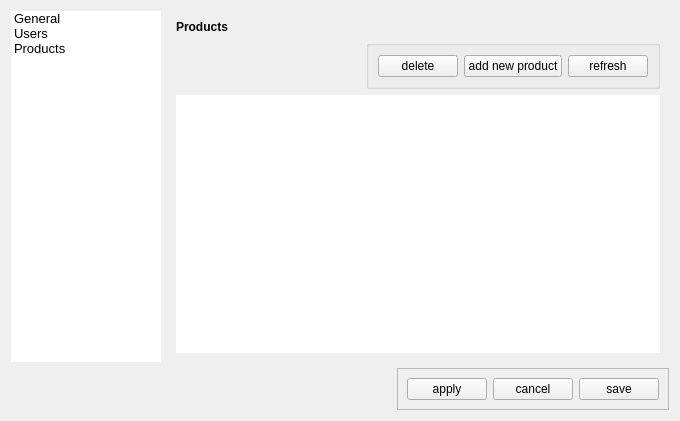
<?xml version="1.0" encoding="UTF-8"?>
<ui version="4.0">
 <class>SettingsDialog</class>
 <widget class="QDialog" name="SettingsDialog">
  <property name="geometry">
   <rect>
    <x>0</x>
    <y>0</y>
    <width>680</width>
    <height>421</height>
   </rect>
  </property>
  <property name="font">
   <font>
    <family>Segoe UI</family>
    <pointsize>9</pointsize>
   </font>
  </property>
  <property name="windowTitle">
   <string>Settings</string>
  </property>
  <property name="modal">
   <bool>true</bool>
  </property>
  <layout class="QGridLayout" name="gridLayout">
   <item row="0" column="0">
    <layout class="QHBoxLayout" name="horizontalLayout_2">
     <item>
      <widget class="QListWidget" name="listWidget">
       <property name="minimumSize">
        <size>
         <width>150</width>
         <height>0</height>
        </size>
       </property>
       <property name="maximumSize">
        <size>
         <width>150</width>
         <height>16777215</height>
        </size>
       </property>
       <property name="frameShape">
        <enum>QFrame::NoFrame</enum>
       </property>
       <property name="frameShadow">
        <enum>QFrame::Plain</enum>
       </property>
       <property name="editTriggers">
        <set>QAbstractItemView::NoEditTriggers</set>
       </property>
       <property name="alternatingRowColors">
        <bool>false</bool>
       </property>
       <property name="selectionBehavior">
        <enum>QAbstractItemView::SelectRows</enum>
       </property>
       <property name="spacing">
        <number>5</number>
       </property>
       <property name="uniformItemSizes">
        <bool>true</bool>
       </property>
       <property name="selectionRectVisible">
        <bool>true</bool>
       </property>
       <property name="currentRow">
        <number>-1</number>
       </property>
       <item>
        <property name="text">
         <string>General</string>
        </property>
        <property name="font">
         <font>
          <family>Segoe UI</family>
          <pointsize>10</pointsize>
         </font>
        </property>
        <property name="flags">
         <set>ItemIsSelectable|ItemIsEnabled</set>
        </property>
       </item>
       <item>
        <property name="text">
         <string>Users</string>
        </property>
        <property name="font">
         <font>
          <family>Segoe UI</family>
          <pointsize>10</pointsize>
         </font>
        </property>
       </item>
       <item>
        <property name="text">
         <string>Products</string>
        </property>
        <property name="font">
         <font>
          <family>Segoe UI</family>
          <pointsize>10</pointsize>
         </font>
        </property>
       </item>
      </widget>
     </item>
     <item>
      <widget class="QStackedWidget" name="stackedWidget">
       <property name="currentIndex">
        <number>2</number>
       </property>
       <widget class="QWidget" name="page">
        <layout class="QVBoxLayout" name="verticalLayout_4">
         <item>
          <widget class="QLabel" name="label">
           <property name="font">
            <font>
             <weight>75</weight>
             <bold>true</bold>
            </font>
           </property>
           <property name="text">
            <string>General </string>
           </property>
          </widget>
         </item>
         <item>
          <layout class="QFormLayout" name="formLayout">
           <property name="horizontalSpacing">
            <number>20</number>
           </property>
           <property name="verticalSpacing">
            <number>20</number>
           </property>
           <item row="0" column="0">
            <widget class="QLabel" name="label_2">
             <property name="text">
              <string>Business name</string>
             </property>
            </widget>
           </item>
           <item row="0" column="1">
            <widget class="QLineEdit" name="lineEdit_biz"/>
           </item>
           <item row="1" column="0">
            <widget class="QLabel" name="label_3">
             <property name="text">
              <string>Phone No</string>
             </property>
            </widget>
           </item>
           <item row="1" column="1">
            <widget class="QLineEdit" name="lineEdit_phone">
             <property name="inputMethodHints">
              <set>Qt::ImhDialableCharactersOnly</set>
             </property>
            </widget>
           </item>
           <item row="2" column="0">
            <widget class="QLabel" name="label_4">
             <property name="text">
              <string>Address</string>
             </property>
            </widget>
           </item>
           <item row="3" column="0">
            <widget class="QLabel" name="label_5">
             <property name="text">
              <string>Currency</string>
             </property>
            </widget>
           </item>
           <item row="3" column="1">
            <widget class="QComboBox" name="comboBox_currency">
             <property name="currentText">
              <string/>
             </property>
            </widget>
           </item>
           <item row="4" column="0">
            <widget class="QLabel" name="label_6">
             <property name="text">
              <string>Tax rate (percentage)</string>
             </property>
            </widget>
           </item>
           <item row="4" column="1">
            <widget class="QLineEdit" name="lineEdit_tax">
             <property name="inputMethodHints">
              <set>Qt::ImhDigitsOnly</set>
             </property>
            </widget>
           </item>
           <item row="2" column="1">
            <widget class="QTextEdit" name="textEdit_address"/>
           </item>
          </layout>
         </item>
        </layout>
       </widget>
       <widget class="QWidget" name="page_2">
        <layout class="QVBoxLayout" name="verticalLayout">
         <item>
          <widget class="QLabel" name="label_7">
           <property name="font">
            <font>
             <weight>75</weight>
             <bold>true</bold>
            </font>
           </property>
           <property name="text">
            <string>Users</string>
           </property>
          </widget>
         </item>
         <item>
          <layout class="QVBoxLayout" name="verticalLayout_2">
           <item alignment="Qt::AlignRight">
            <widget class="QGroupBox" name="usersGroupBox">
             <property name="maximumSize">
              <size>
               <width>450</width>
               <height>16777215</height>
              </size>
             </property>
             <property name="alignment">
              <set>Qt::AlignRight|Qt::AlignTrailing|Qt::AlignVCenter</set>
             </property>
             <layout class="QHBoxLayout" name="horizontalLayout_3">
              <property name="spacing">
               <number>5</number>
              </property>
              <item>
               <widget class="QPushButton" name="changePassButton">
                <property name="focusPolicy">
                 <enum>Qt::ClickFocus</enum>
                </property>
                <property name="text">
                 <string>change password</string>
                </property>
               </widget>
              </item>
              <item alignment="Qt::AlignRight">
               <widget class="QPushButton" name="pushButton_5">
                <property name="focusPolicy">
                 <enum>Qt::ClickFocus</enum>
                </property>
                <property name="text">
                 <string>delete user</string>
                </property>
               </widget>
              </item>
              <item alignment="Qt::AlignRight">
               <widget class="QPushButton" name="pushButton_4">
                <property name="focusPolicy">
                 <enum>Qt::ClickFocus</enum>
                </property>
                <property name="text">
                 <string>add new user</string>
                </property>
               </widget>
              </item>
              <item>
               <widget class="QPushButton" name="pushButton_9">
                <property name="text">
                 <string>refresh</string>
                </property>
               </widget>
              </item>
             </layout>
            </widget>
           </item>
           <item>
            <widget class="QTableView" name="usersTableView">
             <property name="autoFillBackground">
              <bool>false</bool>
             </property>
             <property name="frameShape">
              <enum>QFrame::NoFrame</enum>
             </property>
             <property name="frameShadow">
              <enum>QFrame::Plain</enum>
             </property>
             <property name="alternatingRowColors">
              <bool>true</bool>
             </property>
             <property name="selectionMode">
              <enum>QAbstractItemView::SingleSelection</enum>
             </property>
             <property name="selectionBehavior">
              <enum>QAbstractItemView::SelectRows</enum>
             </property>
             <property name="showGrid">
              <bool>false</bool>
             </property>
             <attribute name="horizontalHeaderDefaultSectionSize">
              <number>150</number>
             </attribute>
             <attribute name="horizontalHeaderStretchLastSection">
              <bool>true</bool>
             </attribute>
            </widget>
           </item>
          </layout>
         </item>
        </layout>
       </widget>
       <widget class="QWidget" name="page_3">
        <layout class="QVBoxLayout" name="verticalLayout_5">
         <item>
          <widget class="QLabel" name="label_8">
           <property name="font">
            <font>
             <weight>75</weight>
             <bold>true</bold>
            </font>
           </property>
           <property name="text">
            <string>Products</string>
           </property>
          </widget>
         </item>
         <item>
          <layout class="QVBoxLayout" name="verticalLayout_3">
           <item alignment="Qt::AlignRight">
            <widget class="QGroupBox" name="productsGroupBox">
             <property name="maximumSize">
              <size>
               <width>350</width>
               <height>16777215</height>
              </size>
             </property>
             <layout class="QHBoxLayout" name="horizontalLayout_4">
              <item alignment="Qt::AlignRight">
               <widget class="QPushButton" name="pushButton_8">
                <property name="focusPolicy">
                 <enum>Qt::TabFocus</enum>
                </property>
                <property name="text">
                 <string>delete</string>
                </property>
               </widget>
              </item>
              <item alignment="Qt::AlignRight">
               <widget class="QPushButton" name="pushButton_7">
                <property name="focusPolicy">
                 <enum>Qt::TabFocus</enum>
                </property>
                <property name="text">
                 <string>add new product</string>
                </property>
               </widget>
              </item>
              <item>
               <widget class="QPushButton" name="pushButton_10">
                <property name="text">
                 <string>refresh</string>
                </property>
               </widget>
              </item>
             </layout>
            </widget>
           </item>
           <item>
            <widget class="QTableView" name="psTableView">
             <property name="frameShape">
              <enum>QFrame::NoFrame</enum>
             </property>
             <property name="frameShadow">
              <enum>QFrame::Plain</enum>
             </property>
             <property name="alternatingRowColors">
              <bool>true</bool>
             </property>
             <property name="showGrid">
              <bool>false</bool>
             </property>
             <attribute name="horizontalHeaderDefaultSectionSize">
              <number>150</number>
             </attribute>
             <attribute name="horizontalHeaderStretchLastSection">
              <bool>true</bool>
             </attribute>
            </widget>
           </item>
          </layout>
         </item>
        </layout>
       </widget>
      </widget>
     </item>
    </layout>
   </item>
   <item row="1" column="0" alignment="Qt::AlignRight">
    <widget class="QFrame" name="bottomGroupBox">
     <property name="maximumSize">
      <size>
       <width>300</width>
       <height>16777215</height>
      </size>
     </property>
     <property name="frameShape">
      <enum>QFrame::StyledPanel</enum>
     </property>
     <property name="frameShadow">
      <enum>QFrame::Raised</enum>
     </property>
     <layout class="QHBoxLayout" name="horizontalLayout">
      <item>
       <widget class="QPushButton" name="pushButton_3">
        <property name="focusPolicy">
         <enum>Qt::ClickFocus</enum>
        </property>
        <property name="text">
         <string>apply</string>
        </property>
       </widget>
      </item>
      <item>
       <widget class="QPushButton" name="pushButton_2">
        <property name="focusPolicy">
         <enum>Qt::ClickFocus</enum>
        </property>
        <property name="text">
         <string>cancel</string>
        </property>
       </widget>
      </item>
      <item>
       <widget class="QPushButton" name="pushButton">
        <property name="focusPolicy">
         <enum>Qt::ClickFocus</enum>
        </property>
        <property name="text">
         <string>save</string>
        </property>
       </widget>
      </item>
     </layout>
    </widget>
   </item>
  </layout>
 </widget>
 <resources/>
 <connections/>
</ui>
